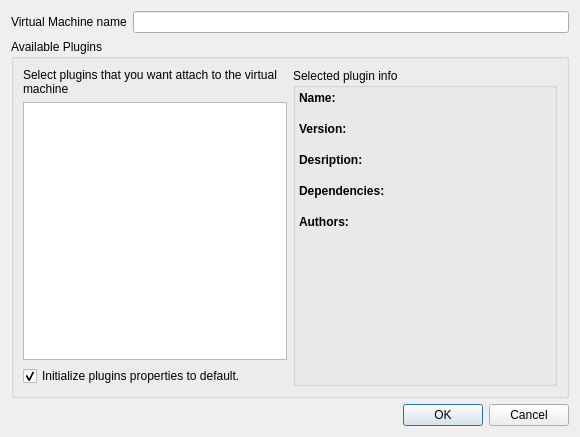
<ui version="4.0" >
 <class>AddVmForm</class>
 <widget class="QWidget" name="AddVmForm" >
  <property name="geometry" >
   <rect>
    <x>0</x>
    <y>0</y>
    <width>580</width>
    <height>437</height>
   </rect>
  </property>
  <property name="minimumSize" >
   <size>
    <width>400</width>
    <height>400</height>
   </size>
  </property>
  <property name="windowTitle" >
   <string>Add virtual machine - Visual Netkit</string>
  </property>
  <layout class="QVBoxLayout" >
   <item>
    <layout class="QHBoxLayout" >
     <item>
      <widget class="QLabel" name="label" >
       <property name="text" >
        <string>Virtual Machine name</string>
       </property>
      </widget>
     </item>
     <item>
      <widget class="QLineEdit" name="vmName" />
     </item>
    </layout>
   </item>
   <item>
    <widget class="QGroupBox" name="groupBox" >
     <property name="title" >
      <string>Available Plugins</string>
     </property>
     <layout class="QHBoxLayout" >
      <item>
       <layout class="QVBoxLayout" >
        <item>
         <widget class="QLabel" name="label_8" >
          <property name="sizePolicy" >
           <sizepolicy vsizetype="Preferred" hsizetype="Minimum" >
            <horstretch>0</horstretch>
            <verstretch>0</verstretch>
           </sizepolicy>
          </property>
          <property name="text" >
           <string>Select plugins that you want attach to the virtual machine</string>
          </property>
          <property name="wordWrap" >
           <bool>true</bool>
          </property>
         </widget>
        </item>
        <item>
         <widget class="QListWidget" name="pluginsList" >
          <property name="sizePolicy" >
           <sizepolicy vsizetype="Expanding" hsizetype="Minimum" >
            <horstretch>0</horstretch>
            <verstretch>0</verstretch>
           </sizepolicy>
          </property>
          <property name="alternatingRowColors" >
           <bool>true</bool>
          </property>
         </widget>
        </item>
        <item>
         <widget class="QCheckBox" name="initPropertiesCheck" >
          <property name="text" >
           <string>Initialize plugins properties to default.</string>
          </property>
          <property name="checked" >
           <bool>true</bool>
          </property>
         </widget>
        </item>
       </layout>
      </item>
      <item>
       <widget class="QGroupBox" name="groupBox_2" >
        <property name="layoutDirection" >
         <enum>Qt::LeftToRight</enum>
        </property>
        <property name="title" >
         <string>Selected plugin info</string>
        </property>
        <layout class="QVBoxLayout" >
         <property name="spacing" >
          <number>3</number>
         </property>
         <property name="margin" >
          <number>3</number>
         </property>
         <item>
          <layout class="QVBoxLayout" >
           <property name="spacing" >
            <number>0</number>
           </property>
           <item>
            <widget class="QLabel" name="label_2" >
             <property name="font" >
              <font>
               <weight>75</weight>
               <bold>true</bold>
              </font>
             </property>
             <property name="layoutDirection" >
              <enum>Qt::LeftToRight</enum>
             </property>
             <property name="text" >
              <string>Name:</string>
             </property>
            </widget>
           </item>
           <item>
            <widget class="QLabel" name="pName" >
             <property name="layoutDirection" >
              <enum>Qt::LeftToRight</enum>
             </property>
             <property name="text" >
              <string/>
             </property>
             <property name="wordWrap" >
              <bool>true</bool>
             </property>
            </widget>
           </item>
          </layout>
         </item>
         <item>
          <layout class="QVBoxLayout" >
           <property name="spacing" >
            <number>0</number>
           </property>
           <item>
            <widget class="QLabel" name="label_3" >
             <property name="font" >
              <font>
               <weight>75</weight>
               <bold>true</bold>
              </font>
             </property>
             <property name="layoutDirection" >
              <enum>Qt::LeftToRight</enum>
             </property>
             <property name="text" >
              <string>Version:</string>
             </property>
            </widget>
           </item>
           <item>
            <widget class="QLabel" name="pVersion" >
             <property name="layoutDirection" >
              <enum>Qt::LeftToRight</enum>
             </property>
             <property name="text" >
              <string/>
             </property>
             <property name="wordWrap" >
              <bool>true</bool>
             </property>
            </widget>
           </item>
          </layout>
         </item>
         <item>
          <layout class="QVBoxLayout" >
           <property name="spacing" >
            <number>0</number>
           </property>
           <item>
            <widget class="QLabel" name="label_5" >
             <property name="font" >
              <font>
               <weight>75</weight>
               <bold>true</bold>
              </font>
             </property>
             <property name="layoutDirection" >
              <enum>Qt::LeftToRight</enum>
             </property>
             <property name="text" >
              <string>Desription:</string>
             </property>
            </widget>
           </item>
           <item>
            <widget class="QLabel" name="pDescription" >
             <property name="layoutDirection" >
              <enum>Qt::LeftToRight</enum>
             </property>
             <property name="text" >
              <string/>
             </property>
             <property name="wordWrap" >
              <bool>true</bool>
             </property>
            </widget>
           </item>
          </layout>
         </item>
         <item>
          <layout class="QVBoxLayout" >
           <property name="spacing" >
            <number>0</number>
           </property>
           <item>
            <widget class="QLabel" name="label_6" >
             <property name="font" >
              <font>
               <weight>75</weight>
               <bold>true</bold>
              </font>
             </property>
             <property name="layoutDirection" >
              <enum>Qt::LeftToRight</enum>
             </property>
             <property name="text" >
              <string>Dependencies:</string>
             </property>
            </widget>
           </item>
           <item>
            <widget class="QLabel" name="pDeps" >
             <property name="layoutDirection" >
              <enum>Qt::LeftToRight</enum>
             </property>
             <property name="text" >
              <string/>
             </property>
             <property name="wordWrap" >
              <bool>true</bool>
             </property>
            </widget>
           </item>
          </layout>
         </item>
         <item>
          <layout class="QVBoxLayout" >
           <property name="spacing" >
            <number>0</number>
           </property>
           <item>
            <widget class="QLabel" name="label_7" >
             <property name="font" >
              <font>
               <weight>75</weight>
               <bold>true</bold>
              </font>
             </property>
             <property name="layoutDirection" >
              <enum>Qt::LeftToRight</enum>
             </property>
             <property name="text" >
              <string>Authors:</string>
             </property>
            </widget>
           </item>
           <item>
            <widget class="QLabel" name="pAuthor" >
             <property name="layoutDirection" >
              <enum>Qt::LeftToRight</enum>
             </property>
             <property name="text" >
              <string/>
             </property>
             <property name="wordWrap" >
              <bool>true</bool>
             </property>
            </widget>
           </item>
          </layout>
         </item>
         <item>
          <spacer>
           <property name="orientation" >
            <enum>Qt::Vertical</enum>
           </property>
           <property name="sizeHint" stdset="0" >
            <size>
             <width>20</width>
             <height>40</height>
            </size>
           </property>
          </spacer>
         </item>
        </layout>
       </widget>
      </item>
     </layout>
    </widget>
   </item>
   <item>
    <widget class="QDialogButtonBox" name="addVmButtonBox" >
     <property name="standardButtons" >
      <set>QDialogButtonBox::Cancel|QDialogButtonBox::Ok</set>
     </property>
    </widget>
   </item>
  </layout>
 </widget>
 <resources/>
 <connections>
  <connection>
   <sender>addVmButtonBox</sender>
   <signal>rejected()</signal>
   <receiver>AddVmForm</receiver>
   <slot>close()</slot>
   <hints>
    <hint type="sourcelabel" >
     <x>180</x>
     <y>257</y>
    </hint>
    <hint type="destinationlabel" >
     <x>6</x>
     <y>266</y>
    </hint>
   </hints>
  </connection>
 </connections>
</ui>
